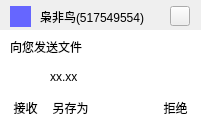
<?xml version="1.0" encoding="UTF-8"?>
<ui version="4.0">
 <class>TransferFileRemindForm</class>
 <widget class="QWidget" name="TransferFileRemindForm">
  <property name="geometry">
   <rect>
    <x>0</x>
    <y>0</y>
    <width>201</width>
    <height>120</height>
   </rect>
  </property>
  <property name="windowTitle">
   <string>Form</string>
  </property>
  <widget class="QWidget" name="widget" native="true">
   <property name="geometry">
    <rect>
     <x>0</x>
     <y>0</y>
     <width>201</width>
     <height>121</height>
    </rect>
   </property>
   <widget class="QWidget" name="widgetTop" native="true">
    <property name="geometry">
     <rect>
      <x>0</x>
      <y>0</y>
      <width>201</width>
      <height>31</height>
     </rect>
    </property>
    <property name="styleSheet">
     <string notr="true">QWidget#widgetTop
{
	border-image: url(:/TranferFileRemind_title.png);
}</string>
    </property>
    <widget class="QLabel" name="labelHeadImage">
     <property name="geometry">
      <rect>
       <x>10</x>
       <y>6</y>
       <width>21</width>
       <height>21</height>
      </rect>
     </property>
     <property name="styleSheet">
      <string notr="true">background-color: rgb(102, 102, 255);</string>
     </property>
     <property name="text">
      <string/>
     </property>
    </widget>
    <widget class="QLabel" name="labelNickName_ID">
     <property name="geometry">
      <rect>
       <x>40</x>
       <y>6</y>
       <width>131</width>
       <height>21</height>
      </rect>
     </property>
     <property name="text">
      <string>枭非鸟(517549554)</string>
     </property>
    </widget>
    <widget class="QPushButton" name="pushButtonClose">
     <property name="geometry">
      <rect>
       <x>170</x>
       <y>6</y>
       <width>20</width>
       <height>20</height>
      </rect>
     </property>
     <property name="styleSheet">
      <string notr="true">QPushButton
{
	border-image: url(:/close.png);
}
QPushButton:hover
{
	border-image: url(:/closeHover.png);
}</string>
     </property>
     <property name="text">
      <string/>
     </property>
    </widget>
   </widget>
   <widget class="QWidget" name="widgetButton" native="true">
    <property name="geometry">
     <rect>
      <x>0</x>
      <y>30</y>
      <width>201</width>
      <height>91</height>
     </rect>
    </property>
    <property name="styleSheet">
     <string notr="true">QPushButton
{
	background-color: rgba(0, 0, 0, 0);
	
	border:none;
}
QWidget
{
	
	background-color: rgb(255, 255, 255);
}</string>
    </property>
    <widget class="QLabel" name="label">
     <property name="geometry">
      <rect>
       <x>10</x>
       <y>7</y>
       <width>81</width>
       <height>20</height>
      </rect>
     </property>
     <property name="text">
      <string>向您发送文件</string>
     </property>
    </widget>
    <widget class="QLabel" name="labelFileName">
     <property name="geometry">
      <rect>
       <x>50</x>
       <y>36</y>
       <width>141</width>
       <height>21</height>
      </rect>
     </property>
     <property name="text">
      <string>xx.xx</string>
     </property>
    </widget>
    <widget class="QPushButton" name="pushButtonAccept">
     <property name="geometry">
      <rect>
       <x>10</x>
       <y>67</y>
       <width>31</width>
       <height>21</height>
      </rect>
     </property>
     <property name="text">
      <string>接收</string>
     </property>
    </widget>
    <widget class="QPushButton" name="pushButtonSaveAs">
     <property name="geometry">
      <rect>
       <x>50</x>
       <y>67</y>
       <width>41</width>
       <height>21</height>
      </rect>
     </property>
     <property name="text">
      <string>另存为</string>
     </property>
    </widget>
    <widget class="QPushButton" name="pushButtonRefuse">
     <property name="geometry">
      <rect>
       <x>160</x>
       <y>67</y>
       <width>31</width>
       <height>21</height>
      </rect>
     </property>
     <property name="text">
      <string>拒绝</string>
     </property>
    </widget>
    <widget class="QLabel" name="labelIcon">
     <property name="geometry">
      <rect>
       <x>10</x>
       <y>30</y>
       <width>31</width>
       <height>31</height>
      </rect>
     </property>
     <property name="text">
      <string/>
     </property>
    </widget>
   </widget>
  </widget>
 </widget>
 <resources/>
 <connections/>
</ui>
